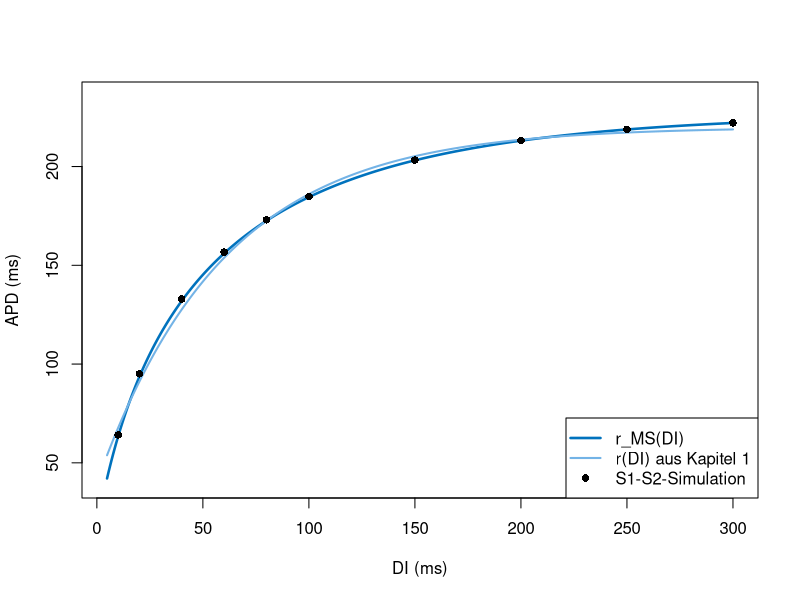

Here is the R script that generated this plot:
# Abb. 3.25: Restitutionskurve des Mitchell-Schaeffer-Modells (Buch, Abschnitt 3.5, Gl. 3.33)
# Formel r_MS(DI), simulierte S1-S2-Messung (drei S1-Reize im Abstand von 400 ms, dann S2 nach der Pause DI) und r(DI) aus Kapitel 1
# (c) 2026 Philipp Kügler · Programm zum Buch „Dynamische Systeme in den Lebenswissenschaften“ · MIT-Lizenz (siehe LICENSE)
tin <- 0.3; tout <- 6; topen <- 100; tclose <- 115; vgate <- 0.13   # Parameter in ms
hc <- 4 * tin / tout

simuliere <- function(T, reize, J = 0.2, dauer = 2, dt = 0.01, h_fest = FALSE) {
  # Euler-Verfahren für das Mitchell-Schaeffer-Modell; Reizstrom J für 'dauer' ms ab jedem Zeitpunkt in 'reize'
  N <- round(T / dt); t <- dt * (0:N)
  Jt <- numeric(N + 1)
  for (s in reize) Jt[t >= s - 1e-9 & t < s + dauer - 1e-9] <- J
  v <- numeric(N + 1); h <- rep(1, N + 1)
  for (n in 1:N) {
    dv <- h[n] * v[n]^2 * (1 - v[n]) / tin - v[n] / tout + Jt[n]
    dh <- if (h_fest) 0 else if (v[n] < vgate) (1 - h[n]) / topen else -h[n] / tclose
    v[n + 1] <- v[n] + dt * dv; h[n + 1] <- h[n] + dt * dh
  }
  list(t = t, v = v, h = h)
}
durchgaenge <- function(t, v, schwelle = 0.1) t[which(diff(sign(v - schwelle)) != 0)]   # Beginn und Ende der Aktionspotentiale

x <- simuliere(500, 0)
d <- durchgaenge(x$t, x$v); apd <- d[2] - d[1]
he <- x$h[which(x$t >= d[2])[1]]                          # h am Ende des Aktionspotentials
Delta <- apd - tclose * log(1 / hc)
r_ms <- function(DI) Delta + tclose * log((1 - (1 - he) * exp(-DI / topen)) / hc)
r_k1 <- function(DI) 220 - 180 * exp(-DI / 60)
x <- simuliere(1250, c(0, 400, 800))
d <- durchgaenge(x$t, x$v)
ende <- d[d > 805][1]                                     # Ende des dritten Aktionspotentials
DIs <- c(10, 20, 40, 60, 80, 100, 150, 200, 250, 300)
sim <- sapply(DIs, function(DI) {
  s2 <- ende + DI
  x <- simuliere(s2 + 400, c(0, 400, 800, s2))
  d <- durchgaenge(x$t, x$v); d <- d[d > s2 - 1]
  d[2] - d[1]
})
cat(sprintf("h_e = %.4f,  Delta = %.2f ms\n", he, Delta))
cat("DI:        ", sprintf("%5d", DIs), "\n")
cat("Simulation:", sprintf("%5.1f", sim), "\n")
cat("Formel:    ", sprintf("%5.1f", r_ms(DIs)), "\n")
DI <- seq(4.8, 300, length.out = 400)
plot(DI, r_ms(DI), type = "l", col = rgb(0, 0.447, 0.741), lwd = 2.5, ylim = c(40, 235), xlab = "DI (ms)", ylab = "APD (ms)")
lines(DI, r_k1(DI), col = rgb(0.45, 0.70, 0.90), lwd = 2)
points(DIs, sim, pch = 16)
legend("bottomright", legend = c("r_MS(DI)", "r(DI) aus Kapitel 1", "S1-S2-Simulation"),
       col = c(rgb(0, 0.447, 0.741), rgb(0.45, 0.70, 0.90), "black"), lwd = c(2.5, 2, NA), pch = c(NA, NA, 16))
